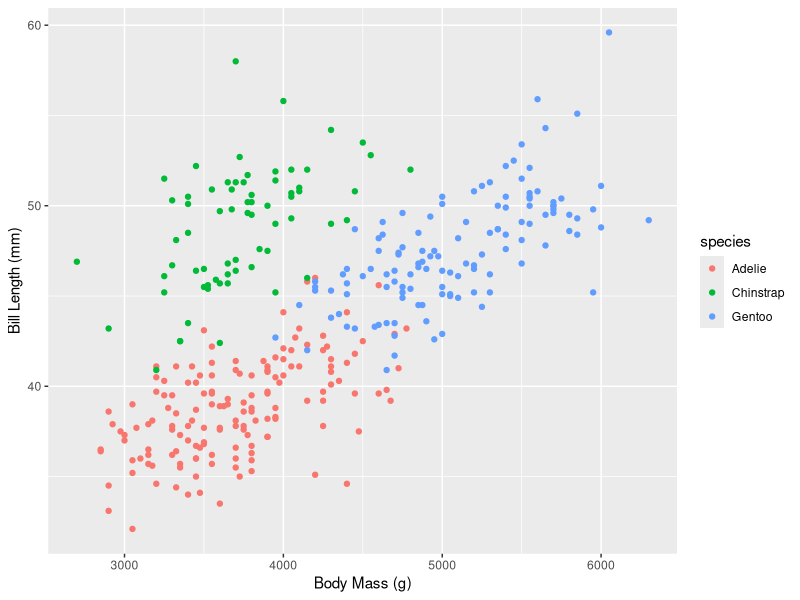

R code for this plot:
## ---- chunk 1
knitr::opts_chunk$set(echo = TRUE, warning=FALSE)
library(tidyverse)
library(palmerpenguins)
## ---- chunk 2
# Relationship between bill length and body mass for species

ggplot(data=penguins)+
  geom_point(mapping=aes(body_mass_g, bill_length_mm, color=species))+
  labs(x="Body Mass (g)", y="Bill Length (mm)")
